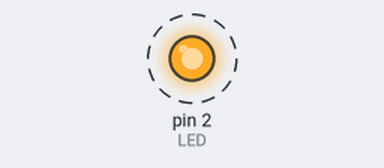
Bench run of a sketch on a simulated Arduino Uno, built with avr-gcc and run on an emulated ATmega328P. Shown: output pins drawn as LEDs (lit = HIGH). Dashed ring = blinking.

Above: at 0.5 s.
Timing chart, 0 to 4.6 s (numbered marks = the images above):
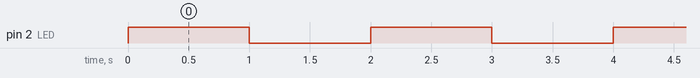

The sketch:

ITTSemRCHolaMundo.ino
```cpp
// (licence header left out)
// CONSTANTES.
// Led a prender.
const byte LED = 2;
// Tiempo de espera entre prendido y apagado.
const unsigned int TIEMPO_ESPERA = 1000;

// the setup routine runs once when you press reset:
void setup() {
  // Configurar el unico led como salida.
  pinMode(LED, OUTPUT);
}

// the loop routine runs over and over again forever:
void loop() {
  // Prender y apagar el led de acuerdo a un tiempo de espera.
  digitalWrite(LED, HIGH);
  delay(TIEMPO_ESPERA);
  digitalWrite(LED, LOW);
  delay(TIEMPO_ESPERA);
}
```

Measured:
- by itself, pin 2 (LED): alternates HIGH for 1.0 s and LOW for 1.0 s
